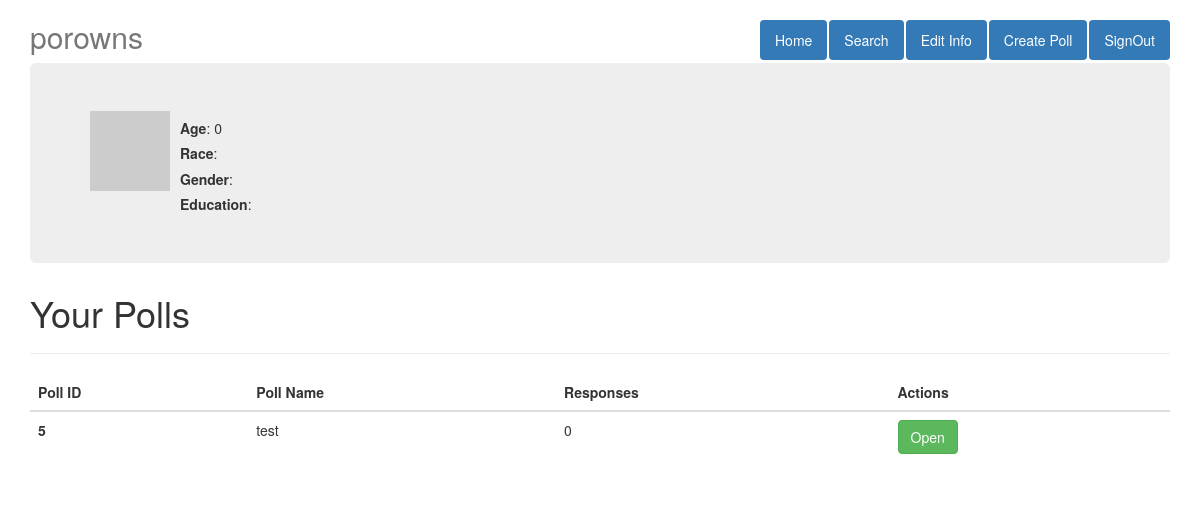
The app's page /user/porowns (signed in) with its own data.
### app/models/table_declaration.py (models this page shows, shortened)
class User(db.Model):
    __tablename__ = 'users'
    user_id = db.Column(db.Integer,Sequence('user_id_seq'), primary_key=True)
    user_name = db.Column(db.String(20), unique=True)
    user_email = db.Column(db.String(50), unique=True)
    user_pword = db.Column(db.String(80))
    user_age = db.Column(db.Integer)
    user_race = db.Column(db.String)
    user_gender = db.Column(db.String)
    user_edu = db.Column(db.String)
    def avatar(self, size):
        return 'http://www.gravatar.com/avatar/%s?d=mm&s=%d' % (md5(self.user_email.encode('utf-8')).hexdigest(), size)
    @property
    def is_authenticated(self):
        return True

class Poll(db.Model):
    __tablename__= 'polls'
    poll_id = db.Column(db.Integer, primary_key=True)
    poll_title = db.Column(db.String(50))
    poll_user_id = db.Column(db.Integer, ForeignKey('users.user_id'))
    poll_questions = db.relationship('Question', backref='q', lazy='dynamic')
    poll_responses = db.relationship('PollResponse', backref='r', lazy='dynamic')

### app/views.py (the view)
@app.route('/user/<user_name>', methods=['POST','GET'])
@login_required
def user(user_name):
    user = user_query(user_name, 1)
    polls = get_polls_by_user(user.user_id)
    return render_template('user.html', user=user, polls=list(polls))

### app/models/poll_whisperer.py (called while the page is built)
def get_polls_by_user(user_id):
    polls = db.session.query(Poll).filter_by(poll_user_id=user_id).all()
    db.session.close()
    return polls

### app/models/user_whisperer.py (called while the page is built)
def user_query(data, opt=0):
    q = None
    if opt is 0: q = db.session.query(User).filter_by(user_id=data).first()
    elif opt is 1: q = db.session.query(User).filter_by(user_name=data).first()
    elif opt is 2: q = db.session.query(User).filter_by(user_email=data).first()
    elif opt is 3: q = db.session.query(User).filter_by(user_pword=data).first()
    db.session.close()
    return q

### app/views.py (called while the page is built)
@lm.user_loader
def load_user(user_id):
    return User.query.get(int(user_id))

@app.before_request
def before_request():
    g.user = current_user

### app/templates/user.html (shortened to what this page needs)
<!DOCTYPE html>
<html lang="en">
<head>
    <link href="https://maxcdn.bootstrapcdn.com/bootstrap/3.3.7/css/bootstrap.min.css" rel="stylesheet">
    <link href="http://getbootstrap.com/examples/jumbotron-narrow/jumbotron-narrow.css" rel="stylesheet">
</head>
<body>
    <div class="container">
        <div class="header">
            <nav>
                <ul class="nav nav-pills pull-right">
                    <li role="presentation" class="active"><a href="{{url_for('user',user_name=g.user.user_name)}}">Home</a>
                    </li>
                    <li role="presentation" class="active"><a href="{{url_for('search')}}">Search</a>
                    </li>
                    <li role="presentation" class="active"><a href="{{url_for('edit',user_name=g.user.user_name)}}">Edit Info</a>
                    </li>
                    <li role="presentation" class="active"><a href="{{url_for('showCreatePoll')}}">Create Poll</a>
                    </li>
                    <li role="presentation" class="active"><a href="{{url_for('signOut')}}">SignOut</a>
                    </li>
                </ul>
            </nav>
            <h2 class="text-muted">  {{user.user_name}}</h2>
        </div>
        <div style="height: 200px;" class="jumbotron">
            <div style="float:left;">
                <img src="{{user.avatar(128)}}">
            </div>
            <div style="float: left; margin-left: 10px;">
                <h5> <b>Age</b>: {{ user.user_age }}</h5>
                <h5> <b>Race</b>: {{ user.user_race }}</h5>
                <h5> <b>Gender</b>: {{ user.user_gender }}</h5>
                <h5> <b>Education</b>: {{ user.user_edu }}</h5>
            </div>
        </div>
        <div id="poll_results">
          <h1>Your Polls</h1>
          <hr>
          <table class="table">
					<thead>
						<tr>
							<th scope="col">Poll ID</th>
							<th scope="col">Poll Name</th>
							<th scope="col">Responses</th>
							<th scope="col">Actions</th>
						</tr>
					</thead>
					<tbody>
						{% for poll in polls %}
						<tr>
							<th scope="row">{{poll.poll_id}}</th>
							<td>{{poll.poll_title}}</td>
							<td>0</td>
							<td>
         	 			<button class="btn btn-success" onclick="window.location.href='/poll/{{poll.poll_id}}'">Open</button>
							</td>
						</tr>
						{% endfor %}
					</tbody>
					</table>
        </div>
    </div>
</body>
</html>

### records on screen
User: user_name "porowns", user_age "0"
Poll: poll_id "5", poll_title "test"
